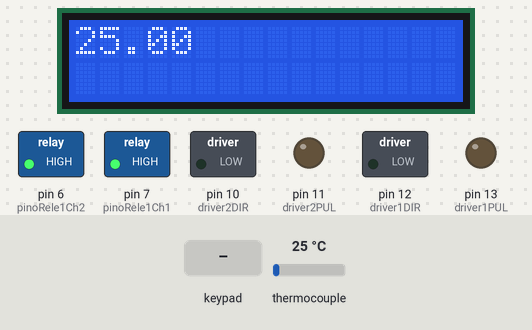
This sketch was run on a simulated Arduino Mega 2560, built with avr-gcc and run on an emulated ATmega2560. Parts: 16×2 character LCD, switched loads named in the sketch (green lamp = pin HIGH), output pins drawn as LEDs (lit = HIGH). Inputs (shaded band) come from the test bench; at power-on: thermocouple 25 °C. What the sketch prints to the serial monitor is not drawn.

Above: at 1.2 s.
1.3 s: key 'C' pressed
At 2.4 s:
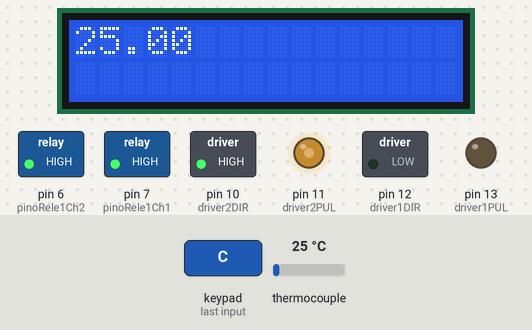
4.3 s: key 'A' pressed
7.3 s: key 'D' pressed
At 8.31 s:
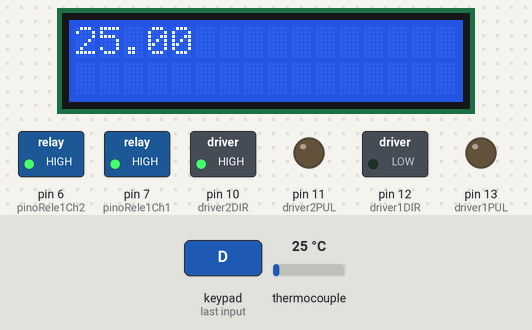
10.3 s: thermocouple set to 6 °C
At 12.3 s:
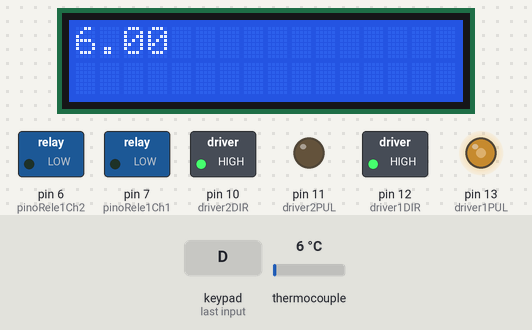
Timing chart, 0 to 35.7 s (numbered marks = the images above; inputs shaded):
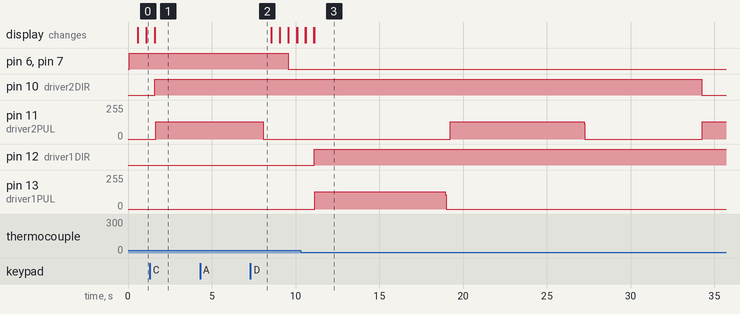

The sketch:

2_-_Controle.ino
```cpp
/*
 * Mini-Inhjetora Elétrica
 *
 *
 * References
 *
 *
 */

//***********Bibliotecas***********
#include <Keypad.h> // Biblioteca Teclado
#include <Wire.h> // Biblioteca I2C
#include <LiquidCrystal_I2C.h> // Biblioteca módulo I2C Display
#include "max6675.h" //Biblioteca Sensor Temperatura

//***********Configuração Display***********
LiquidCrystal_I2C lcd(0x27,16,2);

//***********Configuração Teclado***********
const byte LINHAS = 4; // Linhas do teclado
const byte COLUNAS = 4; // Colunas do teclado

const char TECLAS_MATRIZ[LINHAS][COLUNAS] = { // Matriz de caracteres (mapeamento do teclado)
  {'1', '2', '3', 'A'},
  {'4', '5', '6', 'B'},
  {'7', '8', '9', 'C'},
  {'*', '0', '#', 'D'}
};

const byte PINOS_LINHAS[COLUNAS] = {45, 43, 41, 39}; // Pinos de conexao com as linhas do teclado
const byte PINOS_COLUNAS[LINHAS] = {37, 35, 33, 31}; // Pinos de conexao com as colunas do teclado

Keypad teclado_personalizado = Keypad(makeKeymap(TECLAS_MATRIZ), PINOS_LINHAS, PINOS_COLUNAS, LINHAS, COLUNAS); // Inicia teclado

//***********Configuração Módulo Sensor Temp.***********
int ktcSO = 52; //Pino Digital (SO)
int ktcCS = 50; //Pino Digital (CS)
int ktcCLK = 53; //Pino Digital (CLK / SCK)

MAX6675 ktc(ktcCLK, ktcCS, ktcSO);

//***********Configuração Pinos Relés***********
const int pinoRele1Ch1 = 7; //Pino digital módulo relé 1
const int pinoRele1Ch2 = 6; //Pino digital módulo relé 1

//***********Configuração Pinos Drives Motores***********
int driver1PUL = 13 ; // Pino digital PUL driver 1
int driver1DIR = 12 ; // Pino digital DIR driver 1

int driver2PUL = 11 ; // Pino digital PUL driver 2
int driver2DIR = 10 ; // Pino digital DIR driver 2

//***********Variáveis de Controle***********
int i = 0; // Controle giro fuso infinito**

long giro1 = 0; // Controle giro 1
long giro2 = 0; // Controle giro 2
long giro3 = 0; // Controle giro 3
long giro4 = 0; // Controle giro 4

int pd = 1000;//Controle velocidade dos motores, quanto maior mais lento fica, não diminuir mais que 750
int pd2 = 700;//Controle velocidade dos motores, quanto maior mais lento fica, não diminuir mais que 750

float incomingByte = 0; // Recebe Valor temperatura

int fimCurso1 = 24; //Pino Digital Fim de curso 1
int fimCurso2 = 22; //Pino Digital Fim de curso 2

boolean StatusFimCurso1 = LOW; // Status Fim de Curso 1
boolean StatusFimCurso2 = LOW; // Status Fim de Curso 2

//***********Setup***********
void setup() {
  Serial.begin(9600); // Inicia porta serial

  lcd.init(); //Inicia função display LCD
  lcd.setBacklight(HIGH); //Liga o backlight do display LCD

  pinMode (driver1PUL, OUTPUT); //Define pino relé sáida
  pinMode (driver1DIR, OUTPUT); //Define pino relé sáida

  pinMode (driver2PUL, OUTPUT); //Define pino relé sáida
  pinMode (driver2DIR, OUTPUT); //Define pino relé sáida

  pinMode(pinoRele1Ch1, OUTPUT); //Define pino relé sáida
  pinMode(pinoRele1Ch2, OUTPUT); //Define pino relé sáida

  pinMode(fimCurso1, INPUT); //Define pino como entrada
  pinMode(fimCurso2, INPUT); //Define pino como entrada

  digitalWrite(pinoRele1Ch1, HIGH); //Módulo relé 1 incia desligado
  digitalWrite(pinoRele1Ch2, HIGH); //Módulo relé 2 inicia desligado

}
//***********Função Liga Módulos***********
void acionaRele(){
   digitalWrite(pinoRele1Ch1, LOW); //Liga módulo relé 1
   digitalWrite(pinoRele1Ch2, LOW); //Liga módulo relé 2
}
//***********Função Desliga Módulos***********
void desligaRele(){
   digitalWrite(pinoRele1Ch1, HIGH); //Desliga módulo relé 2
   digitalWrite(pinoRele1Ch2, HIGH); //Desliga módulo relé 2
}
//***********Função Fuso Infinito***********
void fusoInfinito(){
       digitalWrite(driver2DIR,HIGH);

       for (i; i<=4000; i++)
       {
          digitalWrite(driver2PUL,HIGH);
          delayMicroseconds(800);
          digitalWrite(driver2PUL,LOW);
          delayMicroseconds(800);
       }
       i = 0;
}

//***********Função Processo Injetora***********
void processoInjetora(){

            //Fecha Molde------------------------------------------------------------------------------------

              long giro1 = 0; // Controle giro 1
              long giro2 = 0; // Controle giro 2
              long giro3 = 0; // Controle giro 3
              long giro4 = 0; // Controle giro 4

              boolean StatusFimCurso1 = LOW; // Status Fim de Curso 1
              boolean StatusFimCurso2 = LOW; // Status Fim de Curso 2

              /*
              incomingByte = ktc.readCelsius();
              Serial.println(incomingByte);
              if(incomingByte <=100)
              {
                acionaRele();
                }
              else if(incomingByte >= 105)
              {
                desligaRele();
               }
              */

              digitalWrite(driver1DIR,HIGH); //Aqui é primeiro giro do projeto, fechamento do molde

              for (giro1= 0; giro1<=5560; giro1++){ //Aqui você faz o preset de quanto ele vai andar, quando for fazer o preset, zere o valor dos outros giros.
                digitalWrite(driver1PUL,HIGH);
                delayMicroseconds(700);
                digitalWrite(driver1PUL,LOW);
                delayMicroseconds(700);
                /*
                StatusFimCurso2 = digitalRead(fimCurso2);
                if(StatusFimCurso2 == HIGH)
                {
                  Serial.println(giro1);
                  Serial.println(StatusFimCurso2);
                  giro1 = 700000;
                }
                */
              }

              delay (250); // Este é um pequeno delay após o fechamento do molde para encher

          //Injeção de Material----------------------------------------------------------------------------
              digitalWrite(driver2DIR,HIGH); // Aqui é a injeção do material

              for (giro2= 0; giro2<=4000; giro2++){ // Aqui você define o tanto que o fuso vai rodar, recomendo 11000
                digitalWrite(driver2PUL,HIGH);
                delayMicroseconds(pd);
                digitalWrite(driver2PUL,LOW);
                delayMicroseconds(pd);
              }

              delay (7000); // Este é o tempo que o material esfria dentro do molde

          //Retira Pressão----------------------------------------------------------------------------
              digitalWrite(driver2DIR,LOW); // Aqui é a volta do fuso para tirar a pressão

              for (giro3= 0; giro3<=4000; giro3++){ //Recomendo colocar 2000 aqui
                digitalWrite(driver2PUL,HIGH);
                delayMicroseconds(pd);
                digitalWrite(driver2PUL,LOW);
                delayMicroseconds(pd);
              }

              delay (3000); // Este é o tempo de espera para o molde abrir

          //Abre Molde----------------------------------------------------------------------------
              digitalWrite(driver1DIR,LOW); // Está ultima operação abre o molde

              for (giro4= 0; giro4<=5560; giro4++){ //Aqui o valor deve ser igual ao do fechamento do molde, pois abre a mesma quantidade.
                digitalWrite(driver1PUL,HIGH);
                delayMicroseconds(700);
                digitalWrite(driver1PUL,LOW);
                delayMicroseconds(700);
               /*
                StatusFimCurso1 = digitalRead(fimCurso1);
                if(StatusFimCurso1 == HIGH){
                  Serial.println(giro4);
                   Serial.println(StatusFimCurso1);
                  giro4 = 700000;
                }
                */
              }

           Serial.println(giro1);
           Serial.println(giro2);
           Serial.println(giro3);
           Serial.println(giro4);
          //-----------------------------------------------------------------------------------------------
}

//***********Loop***********
void loop() {

  lcd.setCursor(0,0);
  lcd.print(ktc.readCelsius());

  incomingByte = ktc.readCelsius();
  Serial.println(incomingByte);

  /*
  Serial.println(incomingByte);
  if(incomingByte <=100.0)
  {
     acionaRele();
  }
  else if(incomingByte >= 105.0)
  {
     desligaRele();
  }
  */
  char leitura_teclas = teclado_personalizado.getKey(); // Atribui a variavel a leitura do teclado

  if (leitura_teclas) { // Se alguma tecla foi pressionada


     switch(leitura_teclas)
     {
        case 'A': acionaRele();  break;
        case 'B': desligaRele(); break;
        case 'C': fusoInfinito(); break;
        case 'D': processoInjetora(); break;
     }
  }
  delay(500);
  lcd.clear();
}
```

Measured:
- after the input at 1.3 s, pin 10 (driver2DIR): LOW → HIGH after 0.31 s; pin 11 (driver2PUL): 0/255 → 128/255 after 0.35 s
- after the input at 4.3 s, every drawn part: stays the same
- after the input at 10.3 s, the display: first differs from a run without the input after 0.30 s (image 3)
